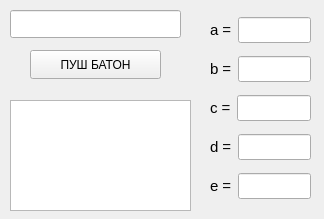
<?xml version="1.0" encoding="UTF-8"?>
<ui version="4.0">
 <class>MainWindow</class>
 <widget class="QMainWindow" name="MainWindow">
  <property name="geometry">
   <rect>
    <x>0</x>
    <y>0</y>
    <width>324</width>
    <height>219</height>
   </rect>
  </property>
  <property name="windowTitle">
   <string>MainWindow</string>
  </property>
  <widget class="QWidget" name="centralwidget">
   <widget class="QLineEdit" name="lineEdit">
    <property name="geometry">
     <rect>
      <x>10</x>
      <y>10</y>
      <width>171</width>
      <height>28</height>
     </rect>
    </property>
    <property name="font">
     <font>
      <pointsize>11</pointsize>
     </font>
    </property>
   </widget>
   <widget class="QPushButton" name="pushButton">
    <property name="geometry">
     <rect>
      <x>30</x>
      <y>50</y>
      <width>131</width>
      <height>29</height>
     </rect>
    </property>
    <property name="text">
     <string>ПУШ БАТОН</string>
    </property>
   </widget>
   <widget class="QTextBrowser" name="textBrowser">
    <property name="geometry">
     <rect>
      <x>10</x>
      <y>100</y>
      <width>181</width>
      <height>111</height>
     </rect>
    </property>
   </widget>
   <widget class="QWidget" name="">
    <property name="geometry">
     <rect>
      <x>210</x>
      <y>10</y>
      <width>101</width>
      <height>200</height>
     </rect>
    </property>
    <property name="font">
     <font>
      <pointsize>11</pointsize>
     </font>
    </property>
    <layout class="QVBoxLayout" name="verticalLayout">
     <item>
      <layout class="QHBoxLayout" name="horizontalLayout">
       <item>
        <widget class="QLabel" name="label">
         <property name="font">
          <font>
           <pointsize>11</pointsize>
          </font>
         </property>
         <property name="text">
          <string>a =</string>
         </property>
        </widget>
       </item>
       <item>
        <widget class="QLineEdit" name="lineEdit_a">
         <property name="font">
          <font>
           <pointsize>11</pointsize>
          </font>
         </property>
        </widget>
       </item>
      </layout>
     </item>
     <item>
      <layout class="QHBoxLayout" name="horizontalLayout_2">
       <item>
        <widget class="QLabel" name="label_2">
         <property name="font">
          <font>
           <pointsize>11</pointsize>
          </font>
         </property>
         <property name="text">
          <string>b =</string>
         </property>
        </widget>
       </item>
       <item>
        <widget class="QLineEdit" name="lineEdit_b">
         <property name="font">
          <font>
           <pointsize>11</pointsize>
          </font>
         </property>
        </widget>
       </item>
      </layout>
     </item>
     <item>
      <layout class="QHBoxLayout" name="horizontalLayout_3">
       <item>
        <widget class="QLabel" name="label_3">
         <property name="font">
          <font>
           <pointsize>11</pointsize>
          </font>
         </property>
         <property name="text">
          <string>c =</string>
         </property>
        </widget>
       </item>
       <item>
        <widget class="QLineEdit" name="lineEdit_c">
         <property name="font">
          <font>
           <pointsize>11</pointsize>
          </font>
         </property>
        </widget>
       </item>
      </layout>
     </item>
     <item>
      <layout class="QHBoxLayout" name="horizontalLayout_4">
       <item>
        <widget class="QLabel" name="label_4">
         <property name="font">
          <font>
           <pointsize>11</pointsize>
          </font>
         </property>
         <property name="text">
          <string>d =</string>
         </property>
        </widget>
       </item>
       <item>
        <widget class="QLineEdit" name="lineEdit_d">
         <property name="font">
          <font>
           <pointsize>11</pointsize>
          </font>
         </property>
        </widget>
       </item>
      </layout>
     </item>
     <item>
      <layout class="QHBoxLayout" name="horizontalLayout_5">
       <item>
        <widget class="QLabel" name="label_5">
         <property name="font">
          <font>
           <pointsize>11</pointsize>
          </font>
         </property>
         <property name="text">
          <string>e =</string>
         </property>
        </widget>
       </item>
       <item>
        <widget class="QLineEdit" name="lineEdit_e">
         <property name="font">
          <font>
           <pointsize>11</pointsize>
          </font>
         </property>
        </widget>
       </item>
      </layout>
     </item>
    </layout>
   </widget>
  </widget>
 </widget>
 <resources/>
 <connections/>
</ui>
